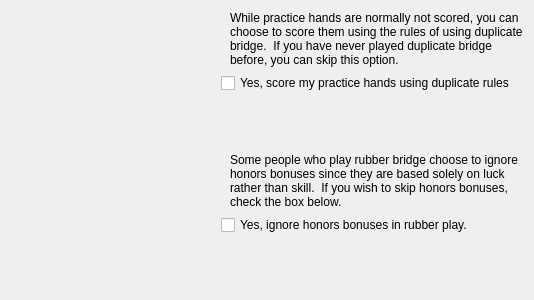
<?xml version="1.0" encoding="UTF-8"?>
<ui version="4.0">
 <class>CProgConfigGameMechanicsPage</class>
 <widget class="QWizardPage" name="CProgConfigGameMechanicsPage">
  <property name="geometry">
   <rect>
    <x>0</x>
    <y>0</y>
    <width>534</width>
    <height>300</height>
   </rect>
  </property>
  <property name="windowTitle">
   <string>WizardPage</string>
  </property>
  <layout class="QVBoxLayout" name="verticalLayout_2">
   <item>
    <layout class="QHBoxLayout" name="horizontalLayout">
     <item>
      <widget class="QLabel" name="label">
       <property name="text">
        <string/>
       </property>
       <property name="pixmap">
        <pixmap resource="images.qrc">:/newPrefix/resources/BridgeSceneGG4.bmp</pixmap>
       </property>
      </widget>
     </item>
     <item>
      <layout class="QVBoxLayout" name="verticalLayout">
       <item>
        <widget class="QLabel" name="label_2">
         <property name="maximumSize">
          <size>
           <width>310</width>
           <height>16777215</height>
          </size>
         </property>
         <property name="text">
          <string>While practice hands are normally not scored, you can choose to score them using the rules of using duplicate bridge.  If you have never played duplicate bridge before, you can skip this option.</string>
         </property>
         <property name="wordWrap">
          <bool>true</bool>
         </property>
         <property name="indent">
          <number>9</number>
         </property>
        </widget>
       </item>
       <item>
        <widget class="QCheckBox" name="usingDuplicateScoring">
         <property name="text">
          <string>Yes, score my practice hands using duplicate rules</string>
         </property>
        </widget>
       </item>
       <item>
        <spacer name="verticalSpacer">
         <property name="orientation">
          <enum>Qt::Vertical</enum>
         </property>
         <property name="sizeHint" stdset="0">
          <size>
           <width>20</width>
           <height>40</height>
          </size>
         </property>
        </spacer>
       </item>
       <item>
        <widget class="QLabel" name="label_3">
         <property name="maximumSize">
          <size>
           <width>310</width>
           <height>16777215</height>
          </size>
         </property>
         <property name="text">
          <string>Some people who play rubber bridge choose to ignore honors bonuses since they are based solely on luck rather than skill.  If you wish to skip honors bonuses, check the box below.</string>
         </property>
         <property name="wordWrap">
          <bool>true</bool>
         </property>
         <property name="indent">
          <number>9</number>
         </property>
        </widget>
       </item>
       <item>
        <widget class="QCheckBox" name="scoreHonorsBonuses">
         <property name="text">
          <string>Yes, ignore honors bonuses in rubber play.</string>
         </property>
        </widget>
       </item>
       <item>
        <spacer name="verticalSpacer_2">
         <property name="orientation">
          <enum>Qt::Vertical</enum>
         </property>
         <property name="sizeHint" stdset="0">
          <size>
           <width>20</width>
           <height>40</height>
          </size>
         </property>
        </spacer>
       </item>
      </layout>
     </item>
    </layout>
   </item>
  </layout>
 </widget>
 <resources>
  <include location="images.qrc"/>
 </resources>
 <connections/>
</ui>
